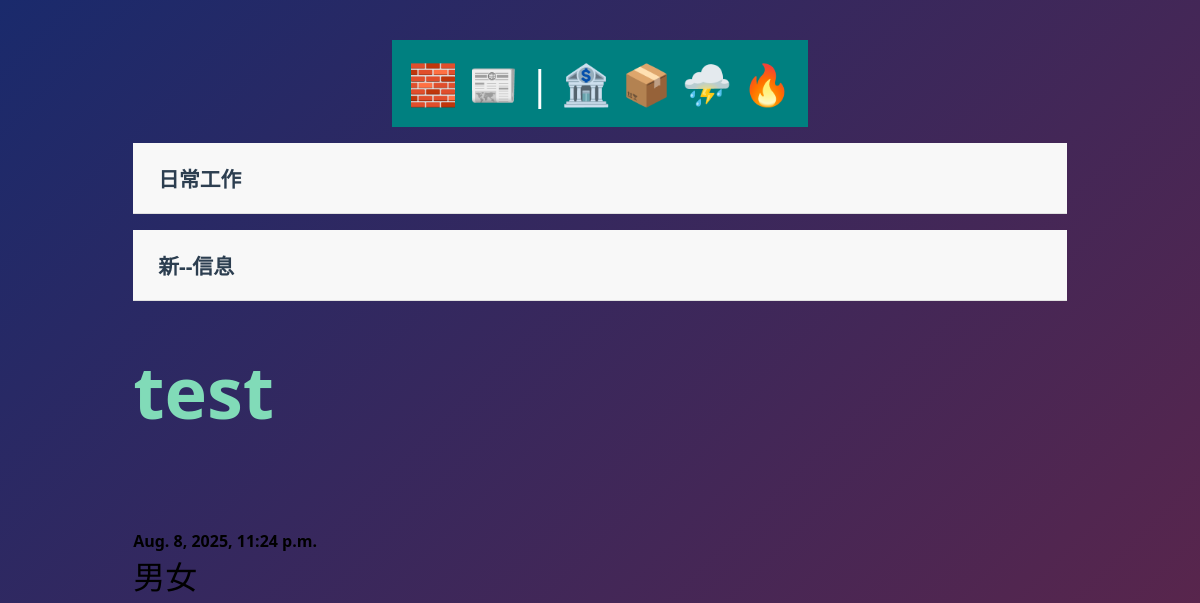
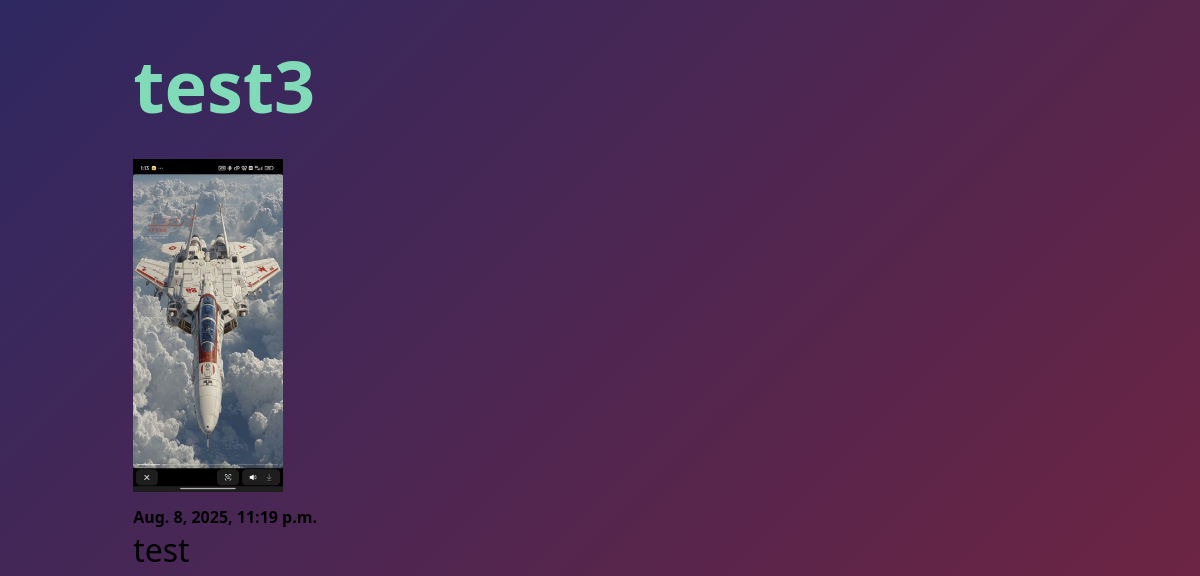
Page /DalyWork/ (upper part) on the earlier database version (2 pictures, top to bottom).
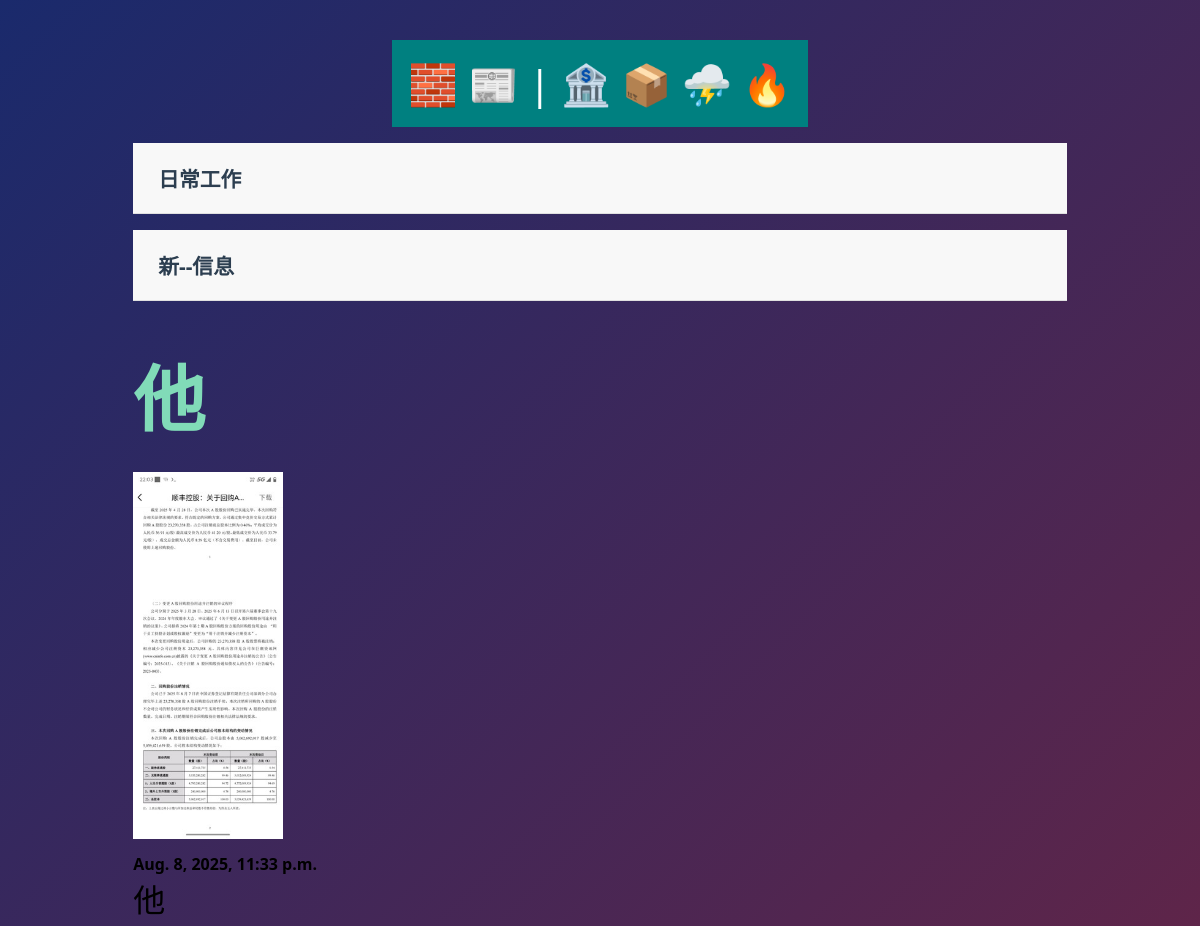
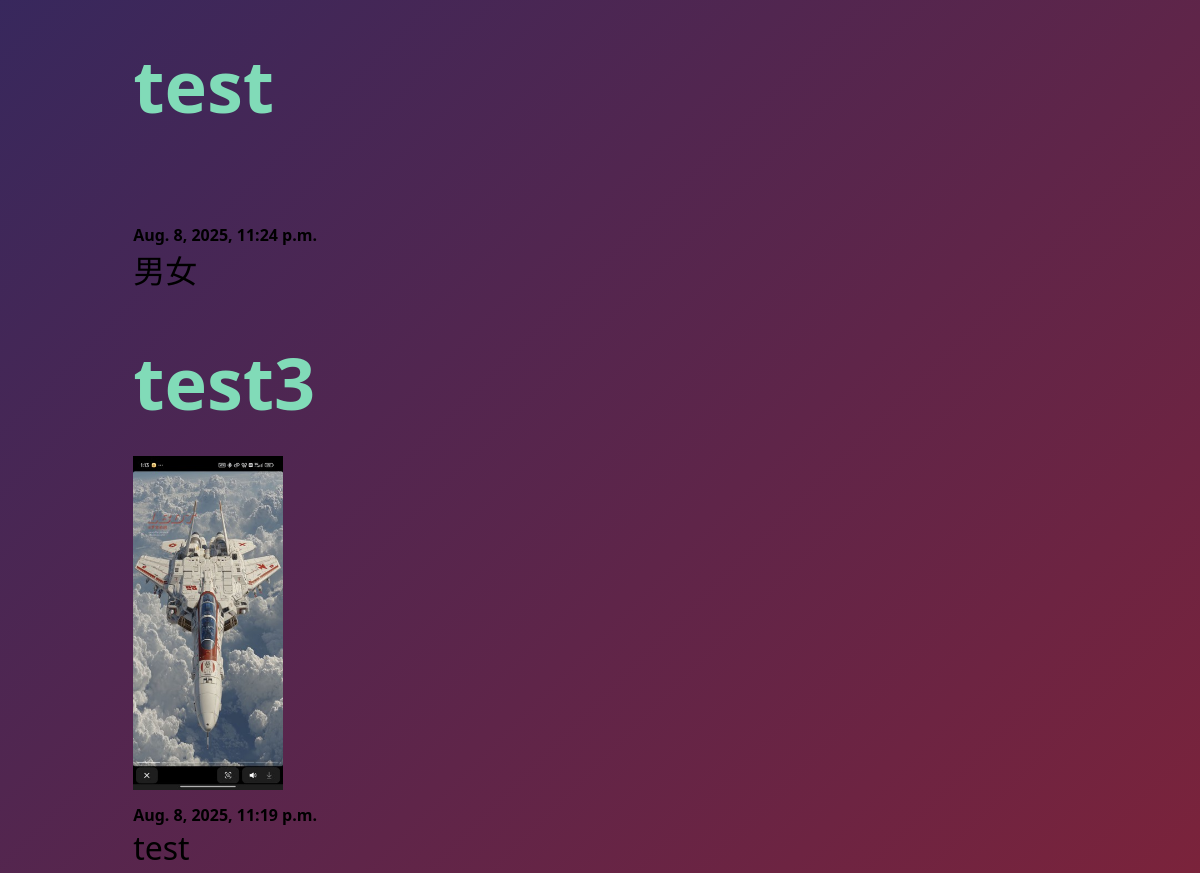
Same page on the later database version (2 pictures, top to bottom).
### DalyWork/models.py (models this page shows)
class DalyWorkPost(models.Model):
    client = models.TextField()
    workduty = models.TextField()
    date = models.DateTimeField(auto_now_add=True)
    banner = models.ImageField(default='fallback.png', blank=True)
    def __str__(self):
        return self.client

### DalyWork/views.py (the view)
# urls.py: path('', views.post_list, name="list"),
def post_list(request):
    posts = AppDataModel.objects.all().order_by('-date')
    print(posts)
    form = forms.CreateInFormation()
    return render(request, f'{TemplateFileName}/posts_list.html', {'posts': posts, 'form':form})

### DalyWork/templates/DalyWorkPost/posts_list.html (shortened to what this page needs)
{% extends 'layout.html' %}
{% block content %}
    <section>
        <div class="accordion-item">
                <div class="accordion-header">
                    <div class="accordion-title">日常工作</div>
                </div>
        </div>
        <div class="accordion-item">
                <div class="accordion-header">
                    <div class="accordion-title">新--信息</div>
                </div>
            </div>
        {% for post in posts%}
        <article class="post">
            <h3>
                <a href="{% url 'DalyWorkPPP:page' pk=post.id%}">
                     {{ post.client }}
                </a>
            </h3>
            <img
                src="{{ post.banner.url }}"
                alt="{{ post.title }}"
                class="small-image"
            />
            <h2>{{ post.date }}</h2>
            <p class="pre-line">{{ post.workduty }}</p>
        </article>
        {% endfor %}
    </section>
{% endblock %}

Differences in the rows shown:
added DalyWorkPost: client "他", banner (picture), date "Aug. 8, 2025, 11:33 p.m.", workduty "他"
